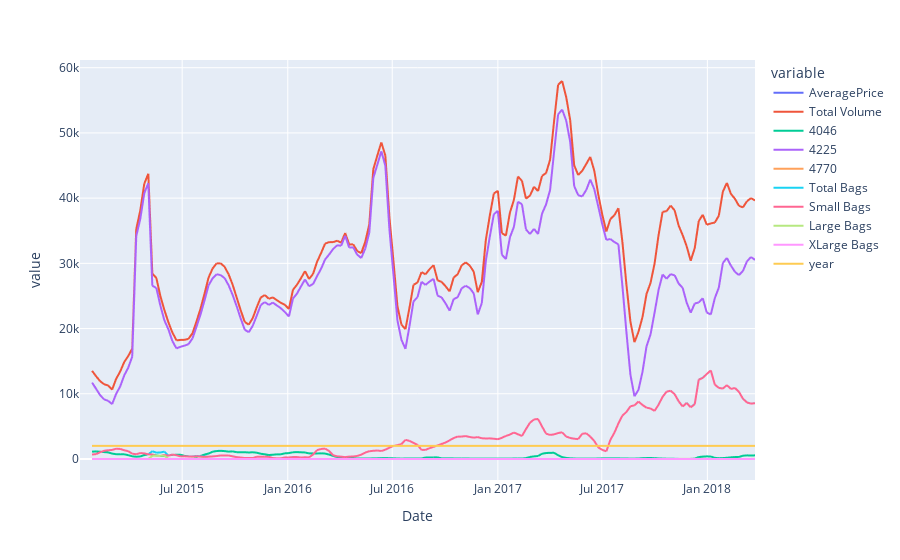

Source (notebook cell):
### Markdown cell above
<details>
<summary>&#9658; Нажмите сюда, чтобы увидеть подсказку</summary>
  <p>
      
Передайте в функцию `px.line()` округленные данные, получившиеся на 4 шаге выполнения.
Пример синтаксиса:      

```python
px.line(some_data)
```      
</p>
</details>

### Code cell
px.line(round_avg_avocado)

### Figure 1 — Plotly figure (JSON) as saved in the notebook; plotly's stock layout.template omitted (floating-point values rounded to 4 significant figures; data arrays with more than 128 entries replaced by an {"elided": "..."} marker saying what was removed)
{"data": [{"hovertemplate": "variable=AveragePrice<br>Date=%{x}<br>value=%{y}<extra></extra>", "legendgroup": "AveragePrice", "line": {"color": "#636efa", "dash": "solid"}, "mode": "lines", "name": "AveragePrice", "showlegend": true, "type": "scattergl", "x": {"elided": "169 str values"}, "xaxis": "x", "y": {"elided": "169 float values"}, "yaxis": "y"}, {"hovertemplate": "variable=Total Volume<br>Date=%{x}<br>value=%{y}<extra></extra>", "legendgroup": "Total Volume", "line": {"color": "#EF553B", "dash": "solid"}, "mode": "lines", "name": "Total Volume", "showlegend": true, "type": "scattergl", "x": {"elided": "169 str values"}, "xaxis": "x", "y": {"elided": "169 float values"}, "yaxis": "y"}, {"hovertemplate": "variable=4046<br>Date=%{x}<br>value=%{y}<extra></extra>", "legendgroup": "4046", "line": {"color": "#00cc96", "dash": "solid"}, "mode": "lines", "name": "4046", "showlegend": true, "type": "scattergl", "x": {"elided": "169 str values"}, "xaxis": "x", "y": {"elided": "169 float values"}, "yaxis": "y"}, {"hovertemplate": "variable=4225<br>Date=%{x}<br>value=%{y}<extra></extra>", "legendgroup": "4225", "line": {"color": "#ab63fa", "dash": "solid"}, "mode": "lines", "name": "4225", "showlegend": true, "type": "scattergl", "x": {"elided": "169 str values"}, "xaxis": "x", "y": {"elided": "169 float values"}, "yaxis": "y"}, {"hovertemplate": "variable=4770<br>Date=%{x}<br>value=%{y}<extra></extra>", "legendgroup": "4770", "line": {"color": "#FFA15A", "dash": "solid"}, "mode": "lines", "name": "4770", "showlegend": true, "type": "scattergl", "x": {"elided": "169 str values"}, "xaxis": "x", "y": {"elided": "169 int values"}, "yaxis": "y"}, {"hovertemplate": "variable=Total Bags<br>Date=%{x}<br>value=%{y}<extra></extra>", "legendgroup": "Total Bags", "line": {"color": "#19d3f3", "dash": "solid"}, "mode": "lines", "name": "Total Bags", "showlegend": true, "type": "scattergl", "x": {"elided": "169 str values"}, "xaxis": "x", "y": {"elided": "169 float values"}, "yaxis": "y"}, {"hovertemplate": "variable=Small Bags<br>Date=%{x}<br>value=%{y}<extra></extra>", "legendgroup": "Small Bags", "line": {"color": "#FF6692", "dash": "solid"}, "mode": "lines", "name": "Small Bags", "showlegend": true, "type": "scattergl", "x": {"elided": "169 str values"}, "xaxis": "x", "y": {"elided": "169 float values"}, "yaxis": "y"}, {"hovertemplate": "variable=Large Bags<br>Date=%{x}<br>value=%{y}<extra></extra>", "legendgroup": "Large Bags", "line": {"color": "#B6E880", "dash": "solid"}, "mode": "lines", "name": "Large Bags", "showlegend": true, "type": "scattergl", "x": {"elided": "169 str values"}, "xaxis": "x", "y": {"elided": "169 float values"}, "yaxis": "y"}, {"hovertemplate": "variable=XLarge Bags<br>Date=%{x}<br>value=%{y}<extra></extra>", "legendgroup": "XLarge Bags", "line": {"color": "#FF97FF", "dash": "solid"}, "mode": "lines", "name": "XLarge Bags", "showlegend": true, "type": "scattergl", "x": {"elided": "169 str values"}, "xaxis": "x", "y": {"elided": "169 int values"}, "yaxis": "y"}, {"hovertemplate": "variable=year<br>Date=%{x}<br>value=%{y}<extra></extra>", "legendgroup": "year", "line": {"color": "#FECB52", "dash": "solid"}, "mode": "lines", "name": "year", "showlegend": true, "type": "scattergl", "x": {"elided": "169 str values"}, "xaxis": "x", "y": {"elided": "169 float values"}, "yaxis": "y"}], "layout": {"legend": {"title": {"text": "variable"}, "tracegroupgap": 0}, "margin": {"t": 60}, "xaxis": {"anchor": "y", "domain": [0, 1], "title": {"text": "Date"}}, "yaxis": {"anchor": "x", "domain": [0, 1], "title": {"text": "value"}}}}
